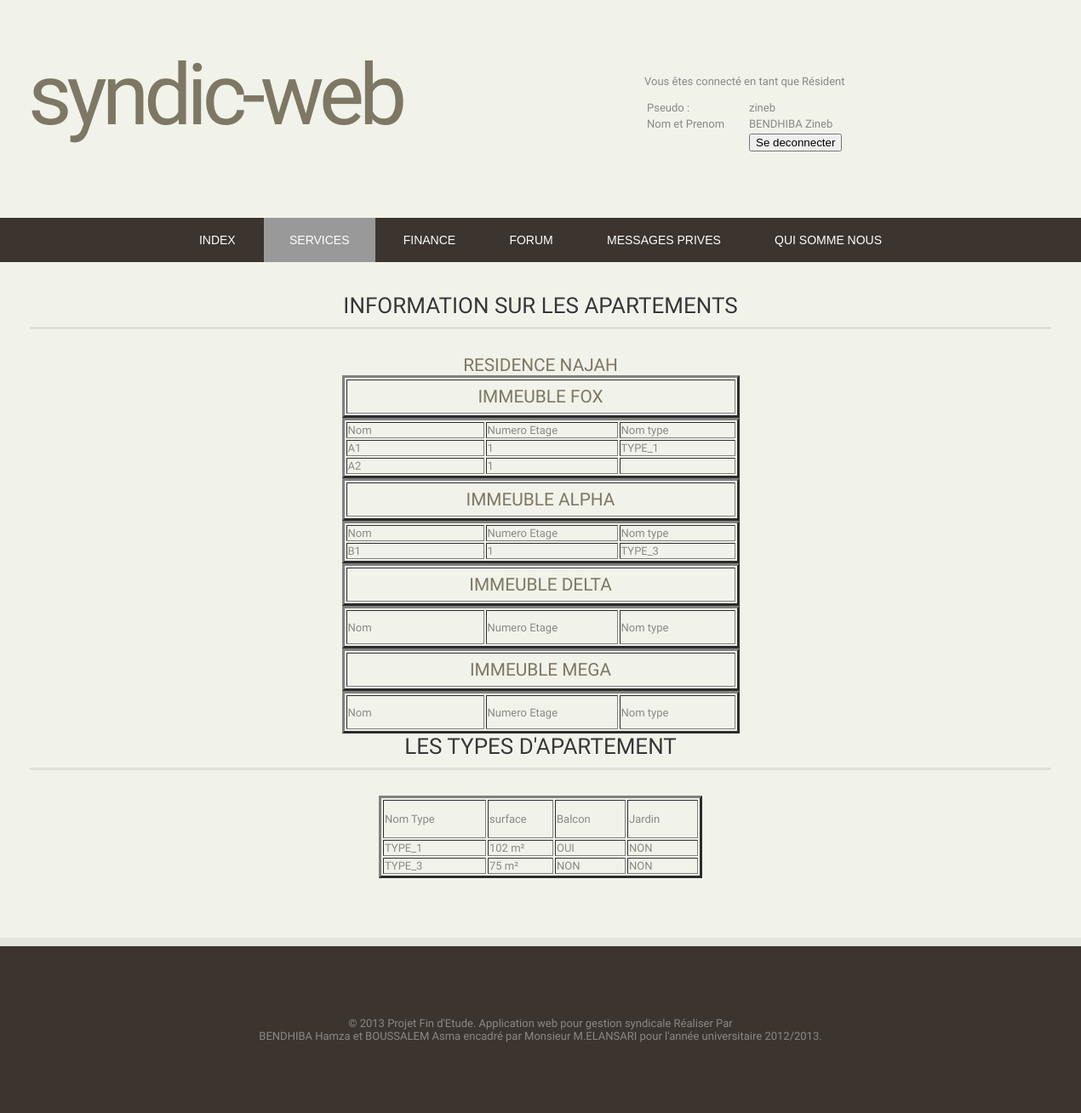
Screenshot of /Application/listeapart.php (signed in) with the database file from the repository.
### tables this page shows
CREATE TABLE IF NOT EXISTS `residence` (
  `id_residence` int(11) NOT NULL AUTO_INCREMENT,
  `raisonsocial` varchar(20) NOT NULL,
  `rue` varchar(100) NOT NULL,
  `ville` varchar(20) NOT NULL,
  `nbreImm` int(11) NOT NULL,
  `nbreApart` int(11) NOT NULL,
  `telephone` int(11) NOT NULL,
  `fax` int(11) NOT NULL,
  `email` varchar(100) NOT NULL,
  `date_creation` date NOT NULL,
  PRIMARY KEY (`id_residence`)
);

CREATE TABLE IF NOT EXISTS `immeuble` (
  `id_immeuble` int(11) NOT NULL AUTO_INCREMENT,
  `nom` varchar(25) NOT NULL,
  `nbreApart` int(11) NOT NULL,
  `nbreEtage` int(11) NOT NULL,
  `id_residence` int(11) NOT NULL,
  PRIMARY KEY (`id_immeuble`),
  KEY `id_residence` (`id_residence`)
);

CREATE TABLE IF NOT EXISTS `apartement` (
  `id_apartement` int(11) NOT NULL AUTO_INCREMENT,
  `nom` varchar(25) NOT NULL,
  `num_etage` int(11) NOT NULL,
  `id_type` int(11) NOT NULL,
  `id_immeuble` int(11) NOT NULL,
  PRIMARY KEY (`id_apartement`),
  KEY `id_type` (`id_type`),
  KEY `id_immeuble` (`id_immeuble`)
);

CREATE TABLE IF NOT EXISTS `type_apart` (
  `id_type` int(11) NOT NULL AUTO_INCREMENT,
  `nom` varchar(25) NOT NULL,
  `surface` double NOT NULL,
  `balcon` varchar(3) NOT NULL,
  `jardin` varchar(3) NOT NULL,
  PRIMARY KEY (`id_type`)
);

### Application/listeapart.php (the view, shortened to what this page needs)
<?php
require('./config/config.php');
?>
<!DOCTYPE html PUBLIC "-//W3C//DTD XHTML 1.0 Strict//EN" "http://www.w3.org/TR/xhtml1/DTD/xhtml1-strict.dtd">
<html xmlns="http://www.w3.org/1999/xhtml">
<head>
<link href="style.css" rel="stylesheet" type="text/css" media="screen" />
</head>
<body>
<table width="904">
<tr>
<td width="490">
<div id="wrapper">
	<div id="logo" class="container">
      <h1>Syndic-web</h1>
      	</div>
</div>
</td>
<td width="402">
      <div id="connect" class="connect" >
      <?php appele(); ?>
</div>
</td>
</tr>
</table>
    <?php  menuservice();?>
    <div id="three-column" class="container">
<div class="post">
				<h2 class="title">information sur les  apartements </h2>
				<div class="entry">
          <?php
		  $recherche = ("SELECT * FROM residence;" ) ;
$result = mysql_query($recherche);
while($row = mysql_fetch_array($result)){
	echo '<h3>Residence
	'.$row[1].' </h3>';
  $recherche1 = ("SELECT * FROM immeuble where id_residence=$row[0];" ) ;
$result1 = mysql_query($recherche1);
while($row1 = mysql_fetch_array($result1)){
	echo'
	<table width="467" border="3" align="center" class="divider" id="user2">
	<tr>
	<td>
	 <h3>Immeuble
	'.$row1[1].' </h3></td>
	</tr>
	</table>
	';
	echo '<table width="467" border="3" align="center" class="divider" id="user">';
	echo '
	<tr>
    <td width="158"  id="user"> Nom </td>
    <td width="151" id="user"> Numero Etage </td>
    <td width="132" id="user">Nom type </td>
  </tr>';
	$recherche2 = ("SELECT * FROM apartement where id_immeuble=$row1[0];" ) ;
$result2 = mysql_query($recherche2);
while($row2 = mysql_fetch_array($result2)){
	$recherche3= ("SELECT * FROM type_apart where id_type=$row2[0];" ) ;
$result3 = mysql_query($recherche3);
	$row3 = mysql_fetch_array($result3);
echo '<tr>
    <td width="158"  id="user">'.$row2[1].'</td>
    <td width="151" id="user">'.$row2[2].'</td>
    <td width="132" id="user">'.$row3[1].'</td>
  </tr>';
}
}
echo '</table>';
}
?>
<h2 class="title">LEs types d'apartement </h2>
<table width="380" border="3" align="center" class="divider" id="user">
  <tr>
    <td width="117" height="41" id="user">Nom Type</td>
    <td width="73" id="user">surface</td>
    <td width="79" id="user">Balcon</td>
     <td width="79" id="user">Jardin</td>
  </tr>
<?php
$recherche2 = ("SELECT * FROM type_apart;" ) ;
$result2 = mysql_query($recherche2);
while($row2 = mysql_fetch_array($result2)){
	echo'<tr>
    <td width="117"  id="user">'.$row2[1].'</td>
    <td width="73" id="user">'.$row2[2].' m²</td>
    <td width="79" id="user">'.$row2[3].'</td>
     <td width="79" id="user">'.$row2[4].'</td>
  </tr>';
}
?>
</table>
</div>
</div>
</div>
<?php piednoir(); ?>
</body>
</html>

### Application/config/config.php (shortened to what this page needs)
<?php
require("./config/menu.php");
require("./config/piedpage.php");
?>
<?php
function appele(){
if(isset($_SESSION['pseudo']) or isset($_SESSION['utilisateur']))
	{
deja();
	}
	else conn();
}
function deja(){
if(($_SESSION['pseudo'])) {
	$espace="Vous êtes connecté en tant que Résident";
$pseudo=$_SESSION['pseudo'];
$nom=$_SESSION['nom'];
$prenom=$_SESSION['prenom'];
}
echo '
<p>  '.$espace.'  </p>
<table>
<tr>
<td width="116">Pseudo :
</td>
<td width="120">'.$pseudo.'</td>
</tr>
<tr>
<td>
Nom et Prenom
</td>
<td>'.$nom.' '.$prenom.'</td>
</tr>
<tr>
<td>
</td>
<td>
<a href="deconnect.php"><input name="send" type="submit" value="Se deconnecter"  /></a>
</td>
</tr>
</table>
';
}
?>

### Application/config/menu.php (shortened to what this page needs)
<?php
function menuservice(){
echo'
	<div id="menu-wrapper">
		<div id="menu" class="container">
			<ul>
				<li><a href="index.php">Index</a></li>
				<li class="current_page_item"><a href="parametre.php">Services</a></li>
				<li><a href="finance.php">Finance</a></li>
				<li><a href="main_forum.php">forum</a></li>
                <li><a href="membre.php">Messages prives</a></li>
				<li><a href="apropo.php">Qui somme nous</a></li>
			</ul>
		</div>
	</div>
    ';
}
?>

### Application/config/piedpage.php (shortened to what this page needs)
<?php
function piednoir(){
echo"<div id='footer-bg'>
<p align='center' id='pied'>© 2013 Projet Fin d'Etude. Application web pour gestion syndicale Réaliser Par <br />
BENDHIBA Hamza et BOUSSALEM Asma encadré par Monsieur M.ELANSARI pour l'année universitaire 2012/2013.</p>
</div>";
}
 ?>

### Application/style.css (style rules this page uses)
body { margin: 0; padding: 0; background: #f1f2e9; font-family: 'Oxygen', sans-serif; font-size: 13px; color: #8A8985; left: auto; }
h1, h2, h3 { margin: 0; padding: 0; text-transform: uppercase; font-weight: 300; color: #7D7764; }
h1 { font-size: 2em; }
h2 { font-size: 2.8em; }
h3 { font-size: 1.6em; text-align: center; }
ul, ol { margin-top: 0; line-height: 180%; text-align: center; }
a { text-decoration: none; color: #5BA689; }
#wrapper { overflow: hidden; background: #F1F2E9; }
.container { width: 1200px; margin-top: 0px; margin-right: auto; margin-bottom: 0px; margin-left: auto; left: 100px; }
#logo { overflow: hidden; height: 250px; width: 750px; }
#connect { width: 500px; background: #f1f2e9; }
#logo h1, #logo p { text-align: left; margin-left: 30px; }
#logo h1 { padding: 50px 0px 0px 0px; letter-spacing: -6px; text-transform: lowercase; font-size: 100px; }
#menu-wrapper { overflow: hidden; height: 52px; margin-bottom: 2em; background: #3C342E; }
#menu { overflow: hidden; height: 52px; }
#menu ul { margin: 0; padding: 0px 0px 0px 0px; list-style: none; line-height: normal; text-align: center; }
#menu li { display: inline-block; }
#menu a { display: block; padding: 0px 30px; line-height: 52px; border: none; text-decoration: none; text-transform: lowercase; text-align: center; text-transform: uppercase; font-family: 'Oswald', sans-serif; font-size: 14px; font-weight: 300; color: #FFFFFF; }
#menu a:hover, #menu .current_page_item a { text-decoration: none; color: #FFFFFF; background-color: #999999; }
.post { overflow: hidden; }
.post .title { margin: 0px 0px 30px 0px; padding: 0px 0px 10px 0px; border-bottom: 3px solid #E0E1D6; text-shadow: 1px 1px 0px #FFFFFF; font-size: 26px; color: #373737; text-align: center; }
.post .entry { padding: 0px 0px 20px 0px; padding-bottom: 20px; text-align: justify; }
#footer-bg { overflow: hidden; padding: 70px 0px; background: #3C342E; border-top: 10px solid #E5E6DD; }
#three-column { overflow: hidden; padding: 10px 0px 50px 0px; }
.divider { overflow: hidden; height: 50px; background: url(images/img04.png) no-repeat center top; }

### rows the page displays
residence: raisonsocial "NAJAH"
immeuble: nom "FOX"
apartement: nom "A1", num_etage "1", type_apart.nom "TYPE_1"
apartement: nom "A2", num_etage "1"
immeuble: nom "ALPHA"
apartement: nom "B1", num_etage "1", type_apart.nom "TYPE_3"
immeuble: nom "DELTA"
immeuble: nom "MEGA"
type_apart: nom "TYPE_1", surface "102", balcon "OUI", jardin "NON"
type_apart: nom "TYPE_3", surface "75", balcon "NON", jardin "NON"

### other values shown
$espace "Vous êtes connecté en tant que Résident"
$pseudo "zineb"
$nom "BENDHIBA"
$prenom "Zineb"
